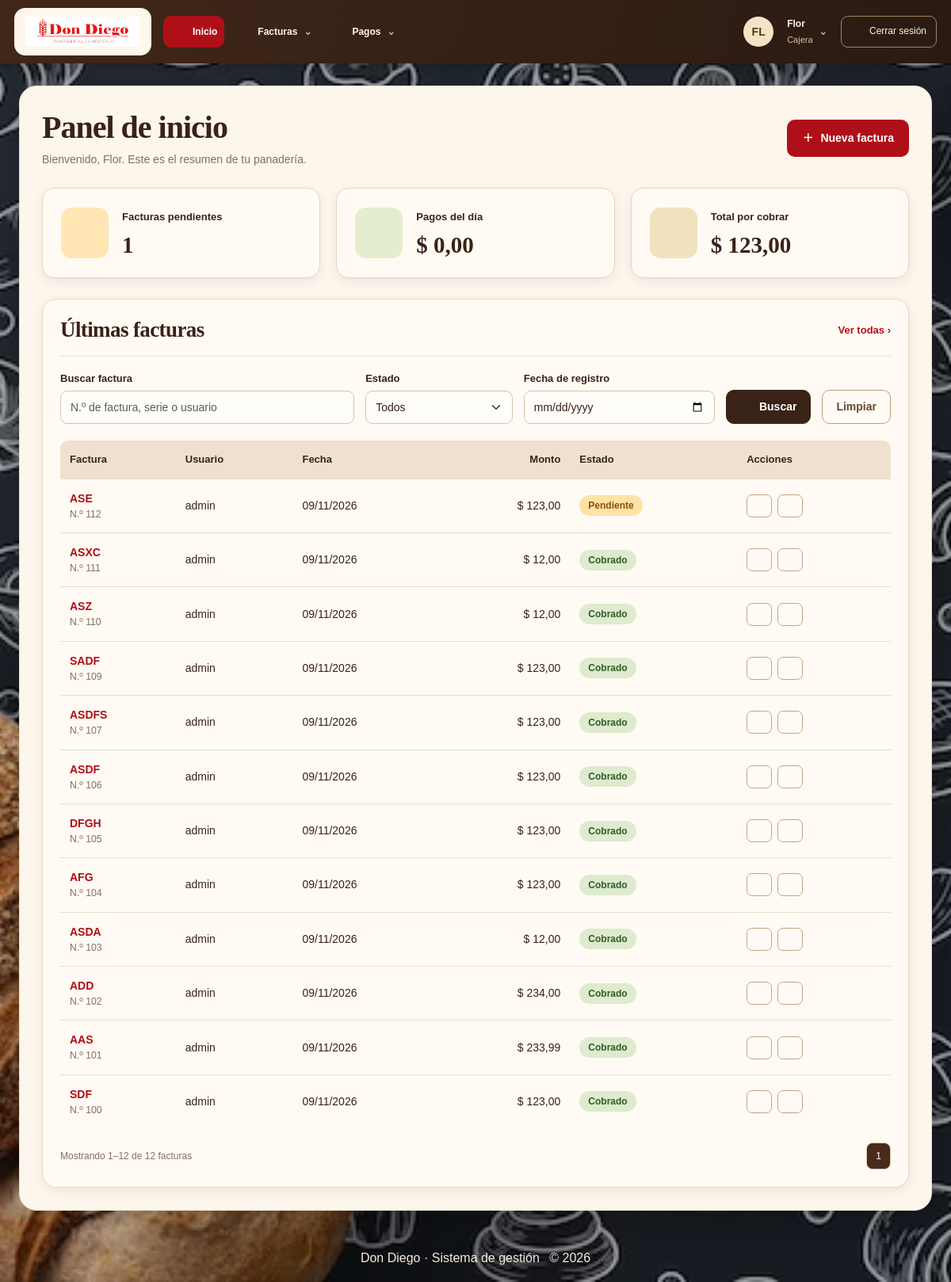
The page / (signed in) on the database its author committed.
### tables this page shows
CREATE TABLE `factura` (
  `id` int(10) UNSIGNED NOT NULL,
  `numero_serie` varchar(20) NOT NULL,
  `monto` decimal(8,2) NOT NULL,
  `fecha_registro` datetime NOT NULL,
  `fecha_cobro` datetime DEFAULT NULL,
  `estado` enum('Cobrado','Pendiente','Anulada') NOT NULL DEFAULT 'Pendiente',
  `id_usuario_registro` smallint(5) UNSIGNED NOT NULL,
  `id_usuario_asignado` smallint(5) DEFAULT NULL
);

CREATE TABLE `usuario` (
  `id` smallint(5) UNSIGNED NOT NULL,
  `usuario` varchar(32) NOT NULL,
  `contrasenia` varchar(255) NOT NULL,
  `activo` tinyint(1) NOT NULL DEFAULT 1,
  `id_ROL` tinyint(3) UNSIGNED NOT NULL
);

### permisos.php (called while the page is built, shortened)
<?php
function obtenerRolUsuario(PDO $conexion, $idUsuario): ?string
{
    static $roles = [];
    $idUsuario = (int)$idUsuario;
    if (!array_key_exists($idUsuario, $roles)) {
        $stmt = $conexion->prepare(
            "SELECT LOWER(TRIM(r.nombre))
             FROM usuario u
             INNER JOIN rol r ON r.id = u.id_ROL
             WHERE u.id = ? AND u.activo = 1"
        );
        $stmt->execute([$idUsuario]);
        $rol = $stmt->fetchColumn();
        $roles[$idUsuario] = $rol === false ? null : $rol;
    }
    return $roles[$idUsuario];
}
function rolEn(PDO $conexion, $idUsuario, array $permitidos): bool
{
    $rol = obtenerRolUsuario($conexion, $idUsuario);
    return $rol !== null && in_array($rol, $permitidos, true);
}
function usuarioPuedeGestionarFacturas(PDO $conexion, $idUsuario): bool
{
    return rolEn($conexion, $idUsuario, ROLES_FACTURAS);
}

### index.php (the view, shortened to what this page needs)
<?php
require_once __DIR__.'/conexion.php';
require_once __DIR__.'/permisos.php';
require_once __DIR__.'/dd_ui.php';
$ddId = (int)$_SESSION['id_usuario'];
$ddRol = obtenerRolUsuario($conexion, $ddId);
$ddRepartidor = $ddRol === 'repartidor';
$ddPuedeEditar = usuarioPuedeGestionarFacturas($conexion, $ddId);
$ddFiltro = [
    'buscar'=>trim((string)($_GET['buscar'] ?? '')),
    'estado'=>trim((string)($_GET['estado'] ?? '')),
    'fecha'=>trim((string)($_GET['fecha'] ?? ''))
];
$ddErrores=[];
$ddDonde=$ddRepartidor ? ['f.id_usuario_asignado = ?'] : [];
$ddParametros=$ddRepartidor ? [$ddId] : [];
$ddAlcance=$ddDonde ? ' WHERE '.implode(' AND ',$ddDonde) : '';
$ddResumen=$conexion->prepare("SELECT COUNT(*) AS cantidad, COALESCE(SUM(f.monto),0) AS total FROM factura f".($ddAlcance ? $ddAlcance." AND f.estado = 'Pendiente'" : " WHERE f.estado = 'Pendiente'"));
$ddResumen->execute($ddParametros);
$ddPendientes=$ddResumen->fetch();
$ddHoy=(new DateTimeImmutable('now',new DateTimeZone('America/Montevideo')))->format('Y-m-d');
$ddManana=(new DateTimeImmutable($ddHoy))->modify('+1 day')->format('Y-m-d');
$ddPagos=$conexion->prepare('SELECT COALESCE(SUM(monto),0) FROM pago WHERE fecha_hora >= ? AND fecha_hora < ?'.($ddRepartidor ? ' AND id_repartidor = ?' : ''));
$ddPagos->execute($ddRepartidor ? [$ddHoy,$ddManana,$ddId] : [$ddHoy,$ddManana]);
$ddPagosHoy=$ddPagos->fetchColumn();
$ddDesde=' FROM factura f INNER JOIN usuario u ON u.id=f.id_usuario_registro'.($ddDonde ? ' WHERE '.implode(' AND ',$ddDonde) : '');
$ddTotal=0;$ddFilas=[];$ddTamano=15;$ddPagina=1;$ddPaginas=1;
if (!$ddErrores) {
    $ddCuenta=$conexion->prepare('SELECT COUNT(*)'.$ddDesde);$ddCuenta->execute($ddParametros);$ddTotal=(int)$ddCuenta->fetchColumn();
    $ddPaginas=max(1,(int)ceil($ddTotal/$ddTamano));
    $ddPagina=max(1,min($ddPaginas,(int)($_GET['pagina'] ?? 1)));
    $ddOffset=($ddPagina-1)*$ddTamano;
    $ddLista=$conexion->prepare('SELECT f.id,f.numero_serie,f.monto,f.fecha_registro,f.estado,u.usuario'.$ddDesde.' ORDER BY f.fecha_registro DESC,f.id DESC LIMIT '.$ddTamano.' OFFSET '.$ddOffset);
    $ddLista->execute($ddParametros);$ddFilas=$ddLista->fetchAll();
}
$ddNumeroPagina=$ddPagina;
?>
<!DOCTYPE html>
<html lang="es">
<head>
<link rel="stylesheet" href="css/bootstrap-5.3.8/css/bootstrap.min.css">
<link rel="stylesheet" href="tema-don-diego.css?v=2">
<link rel="stylesheet" href="imagenes/bootstrap-icons-1.13.1/bootstrap-icons.min.css">
</head>
<body>
<?php require __DIR__.'/menu.php'; ?>
<main class="dd-panel">
    <header class="dd-heading">
        <div><h1>Panel de inicio</h1><p>Bienvenido, <?= ddEsc($_SESSION['usuario'] ?? 'Usuario') ?>. <?= $ddRepartidor ? 'Este es el resumen de tus facturas asignadas y tus cobros.' : 'Este es el resumen de tu panadería.' ?></p></div>
        <?php if ($ddPuedeEditar): ?><a class="dd-primary" href="agregar_factura.php"><span aria-hidden="true">＋</span> Nueva factura</a><?php endif; ?>
    </header>
    <section class="dd-stats" aria-label="Resumen de gestión">
        <div class="dd-stat"><div class="dd-stat-icon"><?= ddIcono('factura') ?></div><div><span>Facturas pendientes</span><strong><?= (int)$ddPendientes['cantidad'] ?></strong></div></div>
        <div class="dd-stat"><div class="dd-stat-icon"><?= ddIcono('pago') ?></div><div><span>Pagos del día</span><strong><?= ddDinero($ddPagosHoy) ?></strong></div></div>
        <div class="dd-stat"><div class="dd-stat-icon"><?= ddIcono('cartera') ?></div><div><span>Total por cobrar</span><strong><?= ddDinero($ddPendientes['total']) ?></strong></div></div>
    </section>
    <section class="dd-section" aria-labelledby="dd-facturas-titulo">
        <div class="dd-section-heading"><h2 id="dd-facturas-titulo">Últimas facturas</h2><a href="facturas.php">Ver todas <span aria-hidden="true">›</span></a></div>
        <form class="dd-filters" method="get" action="index.php">
            <div><label for="buscar">Buscar factura</label><input class="form-control" type="search" id="buscar" name="buscar" value="<?= ddEsc($ddFiltro['buscar']) ?>" placeholder="N.º de factura, serie o usuario" maxlength="100"></div>
            <div><label for="estado">Estado</label><select class="form-select" id="estado" name="estado"><option value="">Todos</option></select></div>
            <div><label for="fecha">Fecha de registro</label><input class="form-control" type="date" id="fecha" name="fecha" value="<?= ddEsc($ddFiltro['fecha']) ?>"></div>
            <button class="btn btn-dark" type="submit"><?= ddIcono('buscar') ?> Buscar</button><a class="btn btn-outline-secondary" href="index.php">Limpiar</a>
        </form>
        <?php if ($ddFilas): ?>
        <div class="table-responsive"><table class="table table-hover align-middle"><caption class="visually-hidden">Últimas facturas registradas</caption><thead><tr><th scope="col">Factura</th><th scope="col">Usuario</th><th scope="col">Fecha</th><th scope="col" class="text-end">Monto</th><th scope="col">Estado</th><th scope="col">Acciones</th></tr></thead><tbody>
        <?php foreach ($ddFilas as $ddFila): ?>
            <tr><td><span class="dd-serial"><?= ddEsc($ddFila['numero_serie']) ?></span><small class="d-block text-muted">N.º <?= (int)$ddFila['id'] ?></small></td><td><?= ddEsc($ddFila['usuario']) ?></td><td class="text-nowrap"><?= ddEsc(date('d/m/Y',strtotime($ddFila['fecha_registro']))) ?></td><td class="text-end text-nowrap"><?= ddDinero($ddFila['monto']) ?></td><td><span class="badge <?= $ddFila['estado']==='Cobrado' ? 'bg-success' : ($ddFila['estado']==='Pendiente' ? 'bg-warning' : 'bg-danger') ?>"><?= ddEsc($ddFila['estado']) ?></span></td><td><div class="dd-actions"><a class="dd-action" href="facturas.php?numero_factura=<?= (int)$ddFila['id'] ?>" aria-label="Ver factura <?= (int)$ddFila['id'] ?>" title="Ver factura"><?= ddIcono('ver') ?></a><?php if ($ddPuedeEditar): ?><a class="dd-action" href="editar_factura.php?id=<?= (int)$ddFila['id'] ?>" aria-label="Editar factura <?= (int)$ddFila['id'] ?>" title="Editar factura"><?= ddIcono('editar') ?></a><?php endif; ?></div></td></tr>
        <?php endforeach; ?>
        </tbody></table></div>
        <div class="dd-table-bottom"><span>Mostrando <?= ($ddNumeroPagina-1)*$ddTamano+1 ?>–<?= min($ddNumeroPagina*$ddTamano,$ddTotal) ?> de <?= $ddTotal ?> facturas</span>
        <nav class="dd-pagination" aria-label="Páginas de facturas"><?php for ($ddP=max(1,$ddNumeroPagina-1);$ddP<=min($ddPaginas,$ddNumeroPagina+1);$ddP++): ?><?php if ($ddP===$ddNumeroPagina): ?><span aria-current="page"><?= $ddP ?></span><?php else: ?><a href="?<?= ddEsc(http_build_query(array_merge($ddFiltro,['pagina'=>$ddP]))) ?>"><?= $ddP ?></a><?php endif; ?><?php endfor; ?></nav></div>
        <?php elseif (!$ddErrores): ?><div class="dd-empty"><?= ddIcono('factura') ?><p class="mt-3 mb-0">No hay facturas para mostrar<?= array_filter($ddFiltro) ? ' con estos filtros' : '' ?>.</p></div><?php endif; ?>
    </section>
</main>
<?php require __DIR__.'/pie_pagina.php'; ?>
</body></html>

### dd_ui.php
<?php
function ddIcono(string $nombre): string {
    $trazos = [
        'inicio' => '<path d="m3 10 9-7 9 7v11h-7v-7h-4v7H3z"/>',
        'factura' => '<path d="M6 3h12v19l-3-2-3 2-3-2-3 2zM9 7h6M9 11h6M9 15h4"/>',
        'pago' => '<ellipse cx="12" cy="5" rx="8" ry="3"/><path d="M4 5v5c0 4 16 4 16 0V5M4 10v5c0 4 16 4 16 0v-5M4 15v4c0 4 16 4 16 0v-4"/>',
        'usuarios' => '<circle cx="9" cy="8" r="3"/><path d="M3 21v-3a6 6 0 0 1 12 0v3M16 5a3 3 0 0 1 0 6M18 15a5 5 0 0 1 3 5"/>',
        'auditoria' => '<path d="m12 3 9 4v5c0 6-9 10-9 10S3 18 3 12V7zM8 12l3 3 5-6"/>',
        'cartera' => '<path d="M3 7h17v14H3zM3 7V4l13-2v5M16 12h6v5h-6z"/>',
        'ver' => '<path d="M2 12s4-7 10-7 10 7 10 7-4 7-10 7S2 12 2 12Z"/><circle cx="12" cy="12" r="3"/>',
        'editar' => '<path d="m15 3 6 6-12 12H3v-6zM12 6l6 6"/>',
        'buscar' => '<circle cx="10" cy="10" r="7"/><path d="m15 15 6 6"/>',
        'salir' => '<path d="M9 3H3v18h6M9 12h13m-5-5 5 5-5 5"/>',
        'menu' => '<path d="M3 5h18M3 12h18M3 19h18"/>',
        'liquidacion' => '<rect x="5" y="2" width="14" height="20" rx="2"/><path d="M8 6h8M8 11h2m4 0h2M8 15h2m4 0h2M8 19h2m4 0h2"/>',
    ];
    return '<svg class="dd-icon" viewBox="0 0 24 24" fill="none" stroke="currentColor" stroke-width="1.7" stroke-linecap="round" stroke-linejoin="round" aria-hidden="true">'.($trazos[$nombre] ?? $trazos['factura']).'</svg>';
}
function ddEsc($valor): string { return htmlspecialchars((string)$valor, ENT_QUOTES, 'UTF-8'); }
function ddDinero($valor): string { return '$ ' . number_format((float)$valor, 2, ',', '.'); }

### rows shown on the page
factura: numero_serie "ASE", id "112", id_usuario_registro.usuario "admin", fecha_registro "09/11/2026", monto "$ 123,00", estado "Pendiente"
factura: numero_serie "ASXC", id "111", id_usuario_registro.usuario "admin", fecha_registro "09/11/2026", monto "$ 12,00", estado "Cobrado"
factura: numero_serie "ASZ", id "110", id_usuario_registro.usuario "admin", fecha_registro "09/11/2026", monto "$ 12,00", estado "Cobrado"
factura: numero_serie "SADF", id "109", id_usuario_registro.usuario "admin", fecha_registro "09/11/2026", monto "$ 123,00", estado "Cobrado"
factura: numero_serie "ASDFS", id "107", id_usuario_registro.usuario "admin", fecha_registro "09/11/2026", monto "$ 123,00", estado "Cobrado"
factura: numero_serie "ASDF", id "106", id_usuario_registro.usuario "admin", fecha_registro "09/11/2026", monto "$ 123,00", estado "Cobrado"
factura: numero_serie "DFGH", id "105", id_usuario_registro.usuario "admin", fecha_registro "09/11/2026", monto "$ 123,00", estado "Cobrado"
factura: numero_serie "AFG", id "104", id_usuario_registro.usuario "admin", fecha_registro "09/11/2026", monto "$ 123,00", estado "Cobrado"
factura: numero_serie "ASDA", id "103", id_usuario_registro.usuario "admin", fecha_registro "09/11/2026", monto "$ 12,00", estado "Cobrado"
factura: numero_serie "ADD", id "102", id_usuario_registro.usuario "admin", fecha_registro "09/11/2026", monto "$ 234,00", estado "Cobrado"
factura: numero_serie "AAS", id "101", id_usuario_registro.usuario "admin", fecha_registro "09/11/2026", monto "$ 233,99", estado "Cobrado"
factura: numero_serie "SDF", id "100", id_usuario_registro.usuario "admin", fecha_registro "09/11/2026", monto "$ 123,00", estado "Cobrado"

### other values the page prints
ddEsc($ddEtiqueta) "Facturas"
ddEsc($ddEtiqueta) "Pagos"
ddEsc($ddIniciales) "FL"
ddEsc($ddNombre) "Flor"
ddEsc(ucfirst($rolUsuario ?? 'Usuario')) "Cajera"
ddEsc($_SESSION['usuario'] ?? 'Usuario') "Flor"
$ddPendientes['cantidad'] "1"
ddDinero($ddPagosHoy) "$ 0,00"
ddDinero($ddPendientes['total']) "$ 123,00"
min($ddNumeroPagina*$ddTamano,$ddTotal) "12"
$ddTotal "12"
